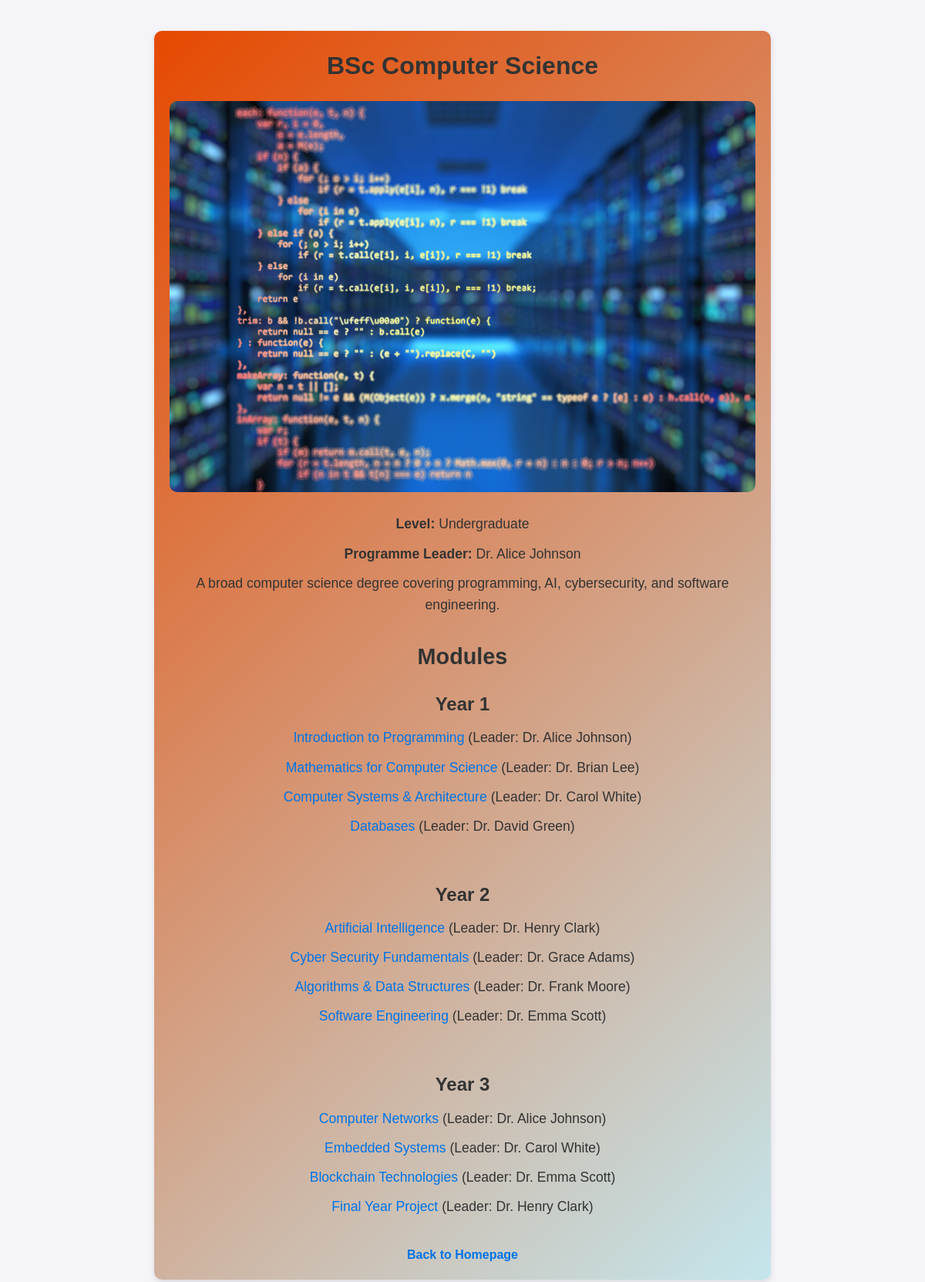
/program.php?id=1, run on the app's committed database.
### tables this page shows
CREATE TABLE `Programmes` (
  `ProgrammeID` int(11) NOT NULL,
  `ProgrammeName` text NOT NULL,
  `LevelID` int(11) DEFAULT NULL,
  `ProgrammeLeaderID` int(11) DEFAULT NULL,
  `Description` text DEFAULT NULL,
  `Image` text DEFAULT NULL
);

CREATE TABLE `Levels` (
  `LevelID` int(11) NOT NULL,
  `LevelName` text NOT NULL
);

CREATE TABLE `Staff` (
  `StaffID` int(11) NOT NULL,
  `Name` text NOT NULL,
  `Password` varchar(255) DEFAULT NULL
);

CREATE TABLE `ProgrammeModules` (
  `ProgrammeModuleID` int(11) NOT NULL,
  `ProgrammeID` int(11) DEFAULT NULL,
  `ModuleID` int(11) DEFAULT NULL,
  `Year` int(11) DEFAULT NULL
);

CREATE TABLE `Modules` (
  `ModuleID` int(11) NOT NULL,
  `ModuleName` text NOT NULL,
  `ModuleLeaderID` int(11) DEFAULT NULL,
  `Description` text DEFAULT NULL,
  `Image` text DEFAULT NULL
);

### includes/functions.php (called while the page is built, shortened)
<?php
function getStaffName($conn, $staffID) {
    $staffID = filter_var($staffID, FILTER_VALIDATE_INT);
    $sql = "SELECT Name FROM Staff WHERE StaffID = ?";
    $stmt = $conn->prepare($sql);
    $stmt->bind_param("i", $staffID);
    $stmt->execute();
    $result = $stmt->get_result();
    return ($result->num_rows > 0) ? htmlspecialchars($result->fetch_assoc()['Name']) : 'Unknown Leader';
}
function getLevelName($conn, $levelID) {
    $levelID = filter_var($levelID, FILTER_VALIDATE_INT);
    $sql = "SELECT LevelName FROM Levels WHERE LevelID = ?";
    $stmt = $conn->prepare($sql);
    $stmt->bind_param("i", $levelID);
    $stmt->execute();
    $result = $stmt->get_result();
    return ($result->num_rows > 0) ? htmlspecialchars($result->fetch_assoc()['LevelName']) : 'Unknown Level';
}
?>

### program.php (the view, shortened to what this page needs)
<?php
include 'includes/db_connect.php';
include 'includes/functions.php';
$programID = isset($_GET['id']) ? filter_input(INPUT_GET, 'id', FILTER_VALIDATE_INT) : 0;
$sql = "SELECT ProgrammeID, ProgrammeName, Description, Image, LevelID, ProgrammeLeaderID FROM Programmes WHERE ProgrammeID = ?";
$stmt = $conn->prepare($sql);
$stmt->bind_param("i", $programID);
$stmt->execute();
$result = $stmt->get_result();
if ($result->num_rows > 0) {
    $program = $result->fetch_assoc();
    $levelName = getLevelName($conn, $program['LevelID']);
    $leaderName = getStaffName($conn, $program['ProgrammeLeaderID']);
    $moduleSql = "SELECT m.ModuleID, m.ModuleName, m.ModuleLeaderID, pm.Year FROM Modules m INNER JOIN ProgrammeModules pm ON m.ModuleID = pm.ModuleID WHERE pm.ProgrammeID = ? ORDER BY pm.Year";
    $moduleStmt = $conn->prepare($moduleSql);
    $moduleStmt->bind_param("i", $programID);
    $moduleStmt->execute();
    $moduleResult = $moduleStmt->get_result();
    $modulesByYear = [];
    while ($moduleRow = $moduleResult->fetch_assoc()) {
        $modulesByYear[$moduleRow['Year']][] = $moduleRow;
    }
} else {
    echo "Program not found.";
    exit;
}
?>
<!DOCTYPE html>
<html>
<head>
    <link rel="stylesheet" href="css/stylesmainprogram.css">
</head>
<body>
    <div class="program-details">
        <h1><?php echo htmlspecialchars($program['ProgrammeName']); ?></h1>
        <img src="images/programs/<?php echo htmlspecialchars($program['Image']); ?>" alt="<?php echo htmlspecialchars($program['ProgrammeName']); ?>">
        <p><strong>Level:</strong> <?php echo htmlspecialchars($levelName); ?></p>
        <p><strong>Programme Leader:</strong> <?php echo htmlspecialchars($leaderName); ?></p>
        <p><?php echo htmlspecialchars($program['Description']); ?></p>
        <h2>Modules</h2>
        <?php foreach ($modulesByYear as $year => $modules): ?>
            <h3>Year <?php echo htmlspecialchars($year); ?></h3>
            <ul>
                <?php foreach ($modules as $module): ?>
                    <li>
                        <a href="module.php?id=<?php echo htmlspecialchars($module['ModuleID']); ?>"><?php echo htmlspecialchars($module['ModuleName']); ?></a> (Leader: <?php echo htmlspecialchars(getStaffName($conn, $module['ModuleLeaderID']) ?: "Leader Not Found"); ?>)
                    </li>
                <?php endforeach; ?>
            </ul> <br>
        <?php endforeach; ?>
        <a href="index.php" ><strong>Back to Homepage</strong></a>
    </div>
</body>
</html>

### css/stylesmainprogram.css (style rules this page uses)
* { margin: 0; padding: 0; box-sizing: border-box; font-family: 'Arial', sans-serif; }
body { background-color: #f4f4f9; color: #333; line-height: 1.6; padding: 20px; background-image: url('../images/background3.jpg'); background-size: cover; background-repeat: no-repeat; background-position: center center; }
.program-details { background: linear-gradient(135deg, #e64900, #c4e6ed); border-radius: 10px; padding: 20px; box-shadow: 0 4px 8px rgba(0, 0, 0, 0.1); max-width: 800px; margin: 20px auto; text-align: center; }
.program-details h1 { font-size: 2rem; margin-bottom: 20px; }
.program-details img { max-width: 100%; height: auto; border-radius: 10px; margin-bottom: 20px; }
.program-details p { font-size: 1.1rem; margin-bottom: 10px; }
.program-details p strong { font-weight: bold; }
.program-details h2 { font-size: 1.8rem; margin-top: 30px; margin-bottom: 20px; }
.program-details h3 { font-size: 1.5rem; margin-top: 20px; margin-bottom: 10px; }
.program-details ul { list-style-type: none; padding: 0; }
.program-details li { font-size: 1.1rem; margin-bottom: 10px; }
.program-details a { text-decoration: none; color: #0073e6; }
a { color: #0073e6; text-decoration: none; }

### data on the page
programmes: ProgrammeName "BSc Computer Science", Image (picture), LevelID.LevelName "Undergraduate", ProgrammeLeaderID.Name "Dr. Alice Johnson", Description "A broad computer science degree covering programming, AI, cybersecurity, and software engineering."
programmemodules: ModuleID.ModuleName "Introduction to Programming", ModuleID.Name "Dr. Alice Johnson"
programmemodules: ModuleID.ModuleName "Mathematics for Computer Science", ModuleID.Name "Dr. Brian Lee"
programmemodules: ModuleID.ModuleName "Computer Systems & Architecture", ModuleID.Name "Dr. Carol White"
programmemodules: ModuleID.ModuleName "Databases", ModuleID.Name "Dr. David Green"
programmemodules: ModuleID.ModuleName "Artificial Intelligence", ModuleID.Name "Dr. Henry Clark"
programmemodules: ModuleID.ModuleName "Cyber Security Fundamentals", ModuleID.Name "Dr. Grace Adams"
programmemodules: ModuleID.ModuleName "Algorithms & Data Structures", ModuleID.Name "Dr. Frank Moore"
programmemodules: ModuleID.ModuleName "Software Engineering", ModuleLeaderID "Dr. Emma Scott"
programmemodules: ModuleID.ModuleName "Computer Networks", ModuleID.Name "Dr. Alice Johnson"
programmemodules: ModuleID.ModuleName "Embedded Systems", ModuleID.Name "Dr. Carol White"
programmemodules: ModuleID.ModuleName "Blockchain Technologies", ModuleID.Name "Dr. Emma Scott"
programmemodules: ModuleID.ModuleName "Final Year Project", ModuleID.Name "Dr. Henry Clark"

### other printed values
$year "1"
$year "2"
$year "3"
